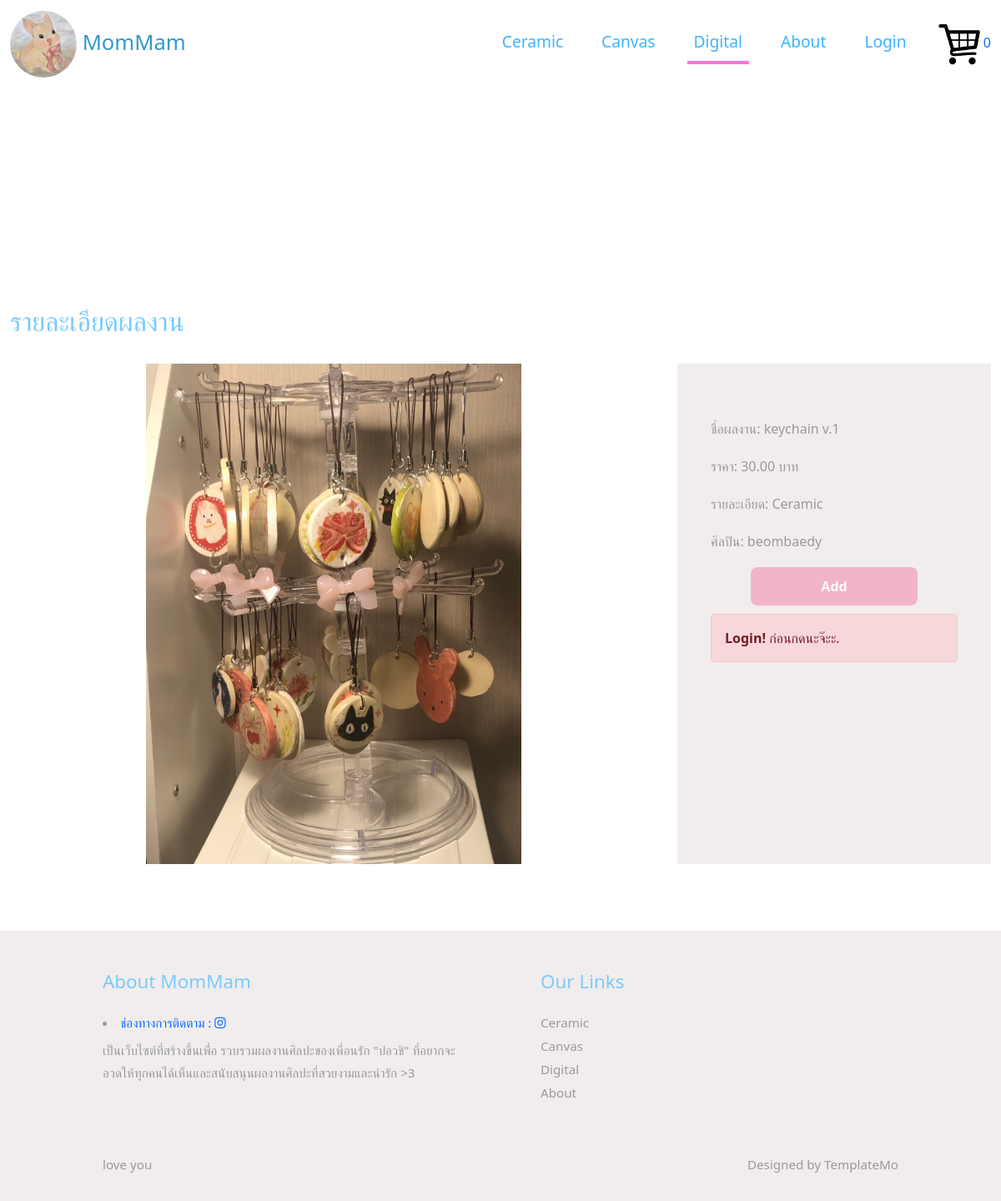
The page /detail.php?product_id=7 on the database its author committed.
### tables this page shows
CREATE TABLE `products` (
  `product_id` int(11) NOT NULL,
  `product_name` varchar(100) NOT NULL,
  `category` varchar(100) NOT NULL,
  `price` decimal(10,2) NOT NULL,
  `stock_quantity` int(11) NOT NULL DEFAULT '0',
  `product_img` varchar(100) NOT NULL,
  `artist` varchar(100) NOT NULL
);

### detail.php (the view, shortened to what this page needs)
<?php
include 'server.php';
$cart_count = isset($_SESSION['cart']) ? count($_SESSION['cart']) : 0;
if (isset($_GET["product_id"])) {
    $product_id = mysqli_real_escape_string($conn, $_GET["product_id"]);
    $sql = "SELECT * FROM products WHERE product_id = '$product_id'";
    $query = mysqli_query($conn, $sql);
    if ($query && mysqli_num_rows($query) > 0) {
        $result = mysqli_fetch_array($query, MYSQLI_ASSOC);
    } else {
        echo "ไม่พบข้อมูลสินค้า";
        exit();
    }
} else {
    echo "ไม่พบรหัสสินค้า";
    exit();
}
?>
<!DOCTYPE html>
<html lang="th">
<head>
    <link rel="stylesheet" href="css/bootstrap.min.css">
    <link rel="stylesheet" href="fontawesome/css/all.min.css">
    <link rel="stylesheet" href="css/templatemo-style.css">
    <link rel="stylesheet" href="css/index.css">
</head>
<body>
    <nav class="navbar navbar-expand-lg">
        <div class="container-fluid">
            <a class="navbar-brand" href="index.html">
                <img src="img/dis.jpg" class="logo-image">
                MomMam
            </a>
            <div class="collapse navbar-collapse" id="navbarSupportedContent">
                <ul class="navbar-nav ml-auto mb-2 mb-lg-0">
                    <li class="nav-item">
                        <a class="nav-link nav-link-1" href="index.php">Ceramic</a>
                    </li>
                    <li class="nav-item">
                        <a class="nav-link nav-link-5" href="canvas.php">Canvas</a>
                    </li>
                    <li class="nav-item">
                        <a class="nav-link nav-link-6 active" aria-current="page" href="Digital.php">Digital</a>
                    </li>
                    <li class="nav-item">
                        <a class="nav-link nav-link-3" href="about.php">About</a>
                    </li>
                    <li class="nav-item">
                        <?php
                        if (empty($_SESSION['username'])) {
                            echo "<a class='nav-link nav-link-3' href='login.php'>Login</a>";
                        } else {
                            echo "<a class='nav-link nav-link-3' href='logout.php'>Logout</a>";
                        }
                        ?>
                    </li>
                    <li class="nav-item">
                        <a href="cart.php" id="cart" class="cart">
                            <img src="img/cart.png" alt="Shopping Cart" style="width: 50px; height: auto;">
                            <span id="cart-count"><?php echo $cart_count; ?></span>
                        </a>
                    </li>
                </ul>
            </div>
        </div>
    </nav>
    <div class="tm-kunjae d-flex justify-content-center align-items-center" data-parallax="scroll" data-image-src="img/ปั้นยังไม่เผาเล็ก1.jpg">
        <a class="txt-wellcome">ขอบคุณสำหรับการเยี่ยมชมเว็บไซต์</a>
    </div>
    <div class="container-fluid tm-container-content tm-mt-60">
        <div class="row mb-4">
            <h2 class="col-12 tm-text-primary">รายละเอียดผลงาน</h2>
        </div>
        <div class="row tm-mb-90">
            <div class="col-xl-8 col-lg-7 col-md-6 col-sm-12">
                <div class="maincanvas">
                    <img src="<?php echo isset($result['product_img']) ? 'img/' . $result['product_img'] : 'img/default.jpg'; ?>" alt="Image" class="img-fluid01">
                </div>
            </div>
            <div class="col-xl-4 col-lg-5 col-md-6 col-sm-12">
                <div class="tm-bg-gray tm-video-details">
                    <p class="mb-4">
                    <p>ชื่อผลงาน: <?php echo isset($result['product_name']) ? $result['product_name'] : 'ไม่มีชื่อสินค้า'; ?></p>
                    <p>ราคา: <?php echo isset($result['price']) ? $result['price'] : 'ไม่ระบุ'; ?> บาท</p>
                    <p>รายละเอียด: <?php echo isset($result['category']) ? $result['category'] : 'ไม่มีข้อมูล'; ?></p>
                    <p>ศิลปิน: <?php echo isset($result['artist']) ? $result['artist'] : 'ไม่ระบุ'; ?></p>
                    <?php
                    if(!empty($_SESSION['username'])){
                        if($result['stock_quantity']>0){
                            echo '<button type="button" class="btn btn-bottos" onclick="addToCart(' . $result['product_id'] . ', \'' . htmlspecialchars($result['product_name']) . '\', ' . htmlspecialchars($result['price']) . ')">Add</button>';
                        }else{
                            echo '<button type="button" class="btn btn-bottos" disabled onclick="addToCart(' . $result['product_id'] . ', \'' . htmlspecialchars($result['product_name']) . '\', ' . htmlspecialchars($result['price']) . ')">Add</button>';
                        echo "<div class='alert alert-danger alert-dismissible fade show'>
                                <strong>Out of Stock!</strong> สินค้าหมดอดนะจ๊ะ.
                                </div>";
                        }
                    }else{
                        echo '<button type="button" class="btn btn-bottos" disabled onclick="addToCart(' . $result['product_id'] . ', \'' . htmlspecialchars($result['product_name']) . '\', ' . htmlspecialchars($result['price']) . ')">Add</button>';
                        echo "<div class='alert alert-danger alert-dismissible fade show'>
                                <strong>Login!</strong> ก่อนกดนะจ๊ะะ.
                            </div>";
                    }
                    ?>
                </div>
            </div>
        </div>
    </div>
</body>
<footer class="tm-bg-gray pt-5 pb-3 tm-text-gray tm-footer">
    <div class="container-fluid tm-container-small">
        <div class="row">
            <div class="col-lg-6 col-md-12 col-12 px-5 mb-5">
                <h3 class="tm-text-primary mb-4 tm-footer-title">About MomMam</h3>
                <li class="mb-2"><a href="https://www.instagram.com/beombaedy.studio?igsh=cWF3YW5vZmR6MmNk">ช่องทางการติดตาม : <i class="fab fa-instagram"></i></a></li>
                <p>เป็นเว็บไซต์ที่สร้างขึ้นเพื่อ รวบรวมผลงานศิลปะของเพื่อนรัก "ปอวชิ" ที่อยากจะอวดให้ทุกคนได้เห็นและสนับสนุนผลงานศิลปะที่สวยงามและน่ารัก >3</p>
            </div>
            <div class="col-lg-3 col-md-6 col-sm-6 col-12 px-5 mb-5">
                <h3 class="tm-text-primary mb-4 tm-footer-title">Our Links</h3>
                <ul class="tm-footer-links pl-0">
                    <li><a href="index.php">Ceramic</a></li>
                    <li><a href="canvas.php">Canvas</a></li>
                    <li><a href="Digital.php">Digital</a></li>
                    <li><a href="about.php">About</a></li>
                </ul>
            </div>
        </div>
        <div class="row">
            <div class="col-lg-8 col-md-7 col-12 px-5 mb-3">
                love you
            </div>
            <div class="col-lg-4 col-md-5 col-12 px-5 text-right">
                Designed by <a href="https://templatemo.com" class="tm-text-gray" rel="sponsored" target="_parent">TemplateMo</a>
            </div>
        </div>
    </div>
</footer>
</html>

### css/templatemo-style.css (style rules this page uses)
p { line-height: 1.8; }
a { text-decoration: none; transition: all 0.3s ease; }
.container-fluid { max-width: 1770px; }
.tm-container-small { max-width: 1050px; }
.btn { border-radius: 0; }
.navbar-brand { color: #3399CC; font-size: 1.6rem; }
.logo-image { width: 80px; border-radius: 100px; height: 80px; border: 0px solid #fff9f9; background: #f4f4f4; text-align: center; }
.tm-mt-60 { margin-top: 60px; }
.tm-mb-90 { margin-bottom: 80px; }
.tm-text-primary { color: #78cbff; }
.tm-bg-gray { background-color: #f1eded; }
.nav-item { margin-right: 30px; }
.nav-item:last-child { margin-right: 0; }
.nav-link { color: #3ab4ff; border-bottom: 4px solid transparent; font-size: 1.2rem; }
.nav-link-6.active, .nav-link-6:hover { border-color: #ff74d8; }
p, .tm-text-gray { color: #999999; }
.tm-footer-links li { list-style: none; margin-bottom: 5px; }
.tm-footer-links li a { color: #999999; }
.tm-footer { font-size: 0.95rem; }
.tm-footer-title { font-size: 1.4rem; }
.tm-video-details { height: 100%; padding: 40px; }
.tm-kunjae { height: 200px; }
.img-fluid01 { height: 600px; width: auto; }
.maincanvas { text-align: center; width: 100%; }
.txt-wellcome { font-size: 1.2rem; color: rgb(255, 255, 255); }
* { box-sizing:border-box }
.active, .dot:hover { background-color: #ffffff; }
.fade { animation-name: fade; animation-duration: 10000000s; }

### css/index.css (style rules this page uses)
.btn-bottos { display: block; width: 100%; max-width: 200px; margin: 10px auto; padding: 10px 15px; background-color: #f497b6; color: #ffffff; font-weight: bold; text-align: center; border-radius: 8px; text-decoration: none; box-shadow: #3498db; transition: all 0.3s; }

### rows shown on the page
products: product_img (picture), product_name "keychain v.1", price "30.00", category "Ceramic", artist "beombaedy"

### other values the page prints
$cart_count "0"
